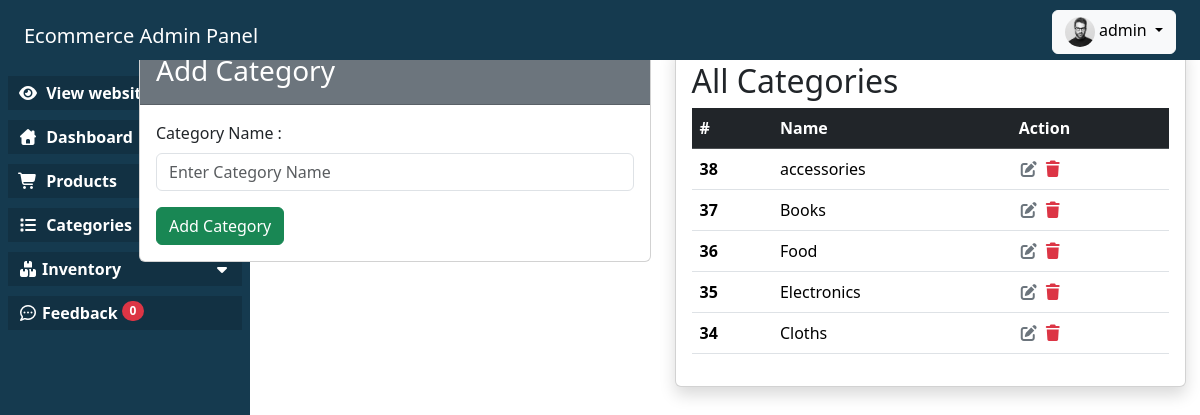
The page /admin/pages/categories.php (signed in) on the database its author committed.
### tables this page shows
CREATE TABLE `categories` (
  `id` int(6) NOT NULL,
  `category_name` varchar(255) NOT NULL,
  `created_at` timestamp NOT NULL DEFAULT current_timestamp()
);

### admin/pages/categories.php (the view, shortened to what this page needs)
<?php
include __DIR__ . '/../DBConfig.php';
include __DIR__ . '/../includes/header.php';
include __DIR__ . '/../includes/sidebar.php';
$category_statement = $DB_connection->prepare("SELECT * FROM categories ORDER BY id DESC");
$category_statement->execute();
$categories = $category_statement->fetchAll(PDO::FETCH_ASSOC);
?>
    <div class="content">
        <section class="container">
            <div class="row">
                <div class="col-md-6">
                <div class="card">
                    <div class="card-header bg-secondary text-white">
                        <h3 class="">Add Category</h3>
                    </div>
                        <div class="card-body">
                    <form action="" method="POST">
                        <div class="mb-3">
                            <label for="category_name" class="form-label">Category Name :</label>
                            <input type="text" name="category_name" id="category_name" class="form-control"
                                placeholder="Enter Category Name" required />
                        </div>
                        <button type="submit" name="submit-btn" class="btn btn-success">Add Category</button>
                    </form>
                        </div>
                    </div>
                </div>
                <div class="col-md-6">
                    <div class="card shadow p-3">
                        <h2>All Categories</h2>
                    <table class="table ">
                        <thead class="table-dark">
                            <tr >
                                <th scope="col">#</th>
                                <th scope="col">Name</th>
                                <th scope="col">Action</th>
                            </tr>
                        </thead>
                        <tbody>
                            <?php if ($categories): ?>
                                <?php foreach ($categories as $category): ?>
                                    <?php
                                    $category_id = $category['id'];
                                    $encrypted_id = urlencode(base64_encode($category_id));
                                    ?>
                                    <tr>
                                        <th scope="row"><?= htmlspecialchars($category_id) ?></th>
                                        <td><?= htmlspecialchars($category['category_name']) ?></td>
                                        <td>
                                            <a href="category_edit.php?id=<?= $encrypted_id; ?>"><i class="fa-solid fa-pen-to-square text-secondary"></i></a>
                                            <a href="?page=categories&delete_id=<?= $encrypted_id; ?>" onclick="return confirm('Are you sure to delete this category?');"><i class="fa-solid fa-trash text-danger"></i></a>
                                        </td>
                                    </tr>
                                <?php endforeach; ?>
                            <?php else: ?>
                                <tr>
                                    <td colspan="3" class="text-center">No categories found.</td>
                                </tr>
                            <?php endif; ?>
                        </tbody>
                    </table>
                    </div>
                </div>
                </div>
            </div>
<?php
include __DIR__ . '/../includes/footer.php';
?>

### admin/includes/header.php (shortened to what this page needs)
<?php
include __DIR__ . '/../DBConfig.php';
$admin_id = $_SESSION['admin_logged_in'] ?? null;
$admin_image = 'default.jpg';
$admin_name = 'admin';
if($admin_id) {
	$statement = $DB_connection->prepare('SELECT * FROM admins where id = ?');
	$statement->execute([$admin_id]);
	$admin = $statement->fetch(PDO::FETCH_ASSOC);
	if($admin){
		$admin_image = !empty($admin['image']) ? $admin['image'] :'default.jpg';
		$admin_name = $admin['username'];
	}
}
?>
<!DOCTYPE html>
<html>
<head>
	<link href="https://cdn.jsdelivr.net/npm/bootstrap@5.3.7/dist/css/bootstrap.min.css" rel="stylesheet">
	<link rel="stylesheet" href="https://cdnjs.cloudflare.com/ajax/libs/font-awesome/7.0.0/css/all.min.css">
</head>
<body>
	<header style="height: 60px; background-color: #153a4fff; position: fixed; top: 0; left: 0; right: 0; z-index: 1000;">
		<div class="d-flex justify-content-between p-2 align-items-center px-4">
			<h5 class="pt-3" style="color: white;">Ecommerce Admin Panel</h5>
			<div class="dropdown">
				<button class="btn btn-light  dropdown-toggle" type="button" data-bs-toggle="dropdown" aria-expanded="false">
					<img src="uploads/admins/<?= htmlspecialchars($admin_image) ?>" alt="No photo found" class="rounded-circle" width="30" height="30">
					 <?=htmlspecialchars($admin_name); ?>
					 </button>
			</div>
		</div>
	</header>

### admin/includes/header.php (style rules this page uses)
body { margin: 0; padding: 0; }
.content { margin-left: 125px; margin-top: 20px; padding: 25px 2px; }
.dropdown { position: relative; }
header { z-index: 1000; }

### rows shown on the page
categories: id "38", category_name "accessories"
categories: id "37", category_name "Books"
categories: id "36", category_name "Food"
categories: id "35", category_name "Electronics"
categories: id "34", category_name "Cloths"

### other values the page prints
$admin_name "admin"
